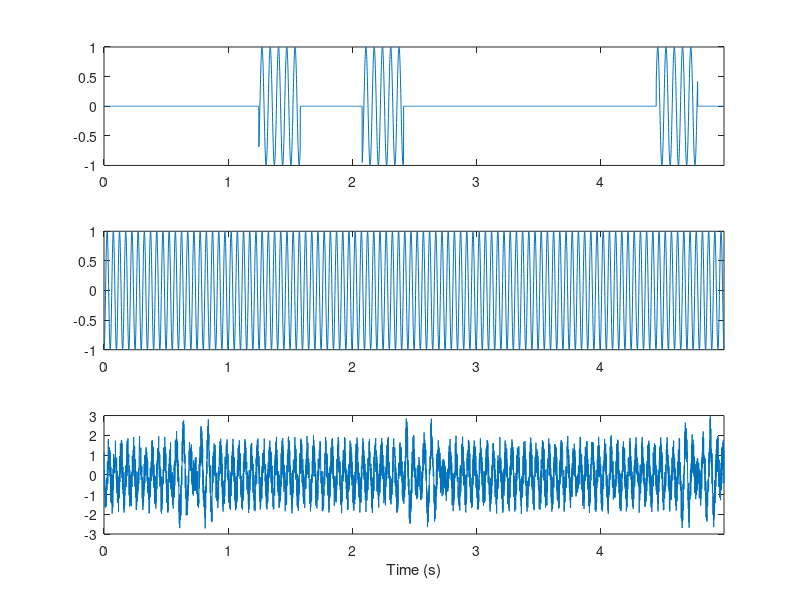

MATLAB code for this plot: (Note: this script raises an error after producing the figure.)


%% Generate a simulated signal with 3, bursts at 15Hz with 5 cycles
% and an oscillation at 20Hz, plus white noise

n_trials=100;

% Time step (s)
dt=0.001;
% Duration (s)
T=5;
% Time vector
time=0:dt:T-dt;
% Sampling rate
srate=1/dt;

% Burst frequency
f1 = 15;
% Length of bursts in cycles
f1_num_cycles=5;
% Number of bursts
f1_num_bursts=3;

% Oscillation frequency
f2 = 20;

signal=zeros(n_trials,length(time));

for t=1:n_trials

    % Burst signal
    s1=zeros(1,length(time));

    % Keep track of burst start and stop times so they
    % don't overlap
    burst_starts=[];
    burst_stops=[];
    while length(burst_starts)<f1_num_bursts
        % Burst duration in seconds
        dur_s=f1_num_cycles/f1;
        % Burst duration in time steps
        dur_pts=floor(dur_s/dt);

        % Random start and stop time
        start=randi(length(time)-dur_pts);
        stop=start+dur_pts;

        % Check that doesn't overlap with other bursts
        overlap=false;
        for k=1:length(burst_starts)
            other_start=burst_starts(k);
            other_stop=burst_stops(k);
            if (start >= other_start && start < other_stop) || (stop > other_start && stop <= other_stop)
                overlap=true;
                break;
            end
        end

        % Generate burst
        if ~overlap
            s1(start:stop)=sin(2. * pi * f1 * (time(start:stop)+randn()));
            burst_starts=[burst_starts start];
            burst_stops=[burst_stops stop];
        end
    end

    % Oscillatory signal
    s2=sin(2. * pi * f2 * (time+randn()));

    % Generated signal
    signal(t,:)=s1+s2+(rand(1,length(time))*2-1);
end

figure;
subplot(3,1,1);
plot(time,s1);
xlim([time(1) time(end)]);
subplot(3,1,2);
plot(time,s2);
xlim([time(1) time(end)]);
subplot(3,1,3);
plot(time,signal(1,:));
xlim([time(1) time(end)]);
xlabel('Time (s)');




freqs=linspace(5,100,100);
lags = .5:.5:10;
trial_lcs_hilbert=lagged_hilbert_coherence(signal, freqs, lags, srate);

figure();
contourf(lags, freqs, squeeze(mean(trial_lcs_hilbert,1)), 100,'LineColor','none');
set(gca,'clim',[0 1]);
colorbar;
xlabel('Lag (cycles)');
ylabel('Frequency (Hz)');



% Generate a simulated signal with just white noise

n_trials=100;

% Time step (s)
dt=.001;
% Duration (s)
T=5;
% Time vector
time=linspace(0,T,T/dt);
% Sampling rate
srate=1/dt;

signal=zeros(n_trials,length(time));
for t=1:n_trials
    signal(t,:)=rand(1,length(time))*2-1;
end

figure;
subplot(1,1,1);
plot(time,signal(1,:));
xlim([time(1) time(end)]);
xlabel('Time (s)');


freqs=linspace(5,100,100);
lags = .5:.5:10;
trial_lcs_hilbert=lagged_hilbert_coherence(signal, freqs, lags, srate);

figure();
contourf(lags, freqs, squeeze(mean(trial_lcs_hilbert,1)), 100,'LineColor','none');
set(gca,'clim',[0 1]);
colorbar;
xlabel('Lag (cycles)');
ylabel('Frequency (Hz)');
